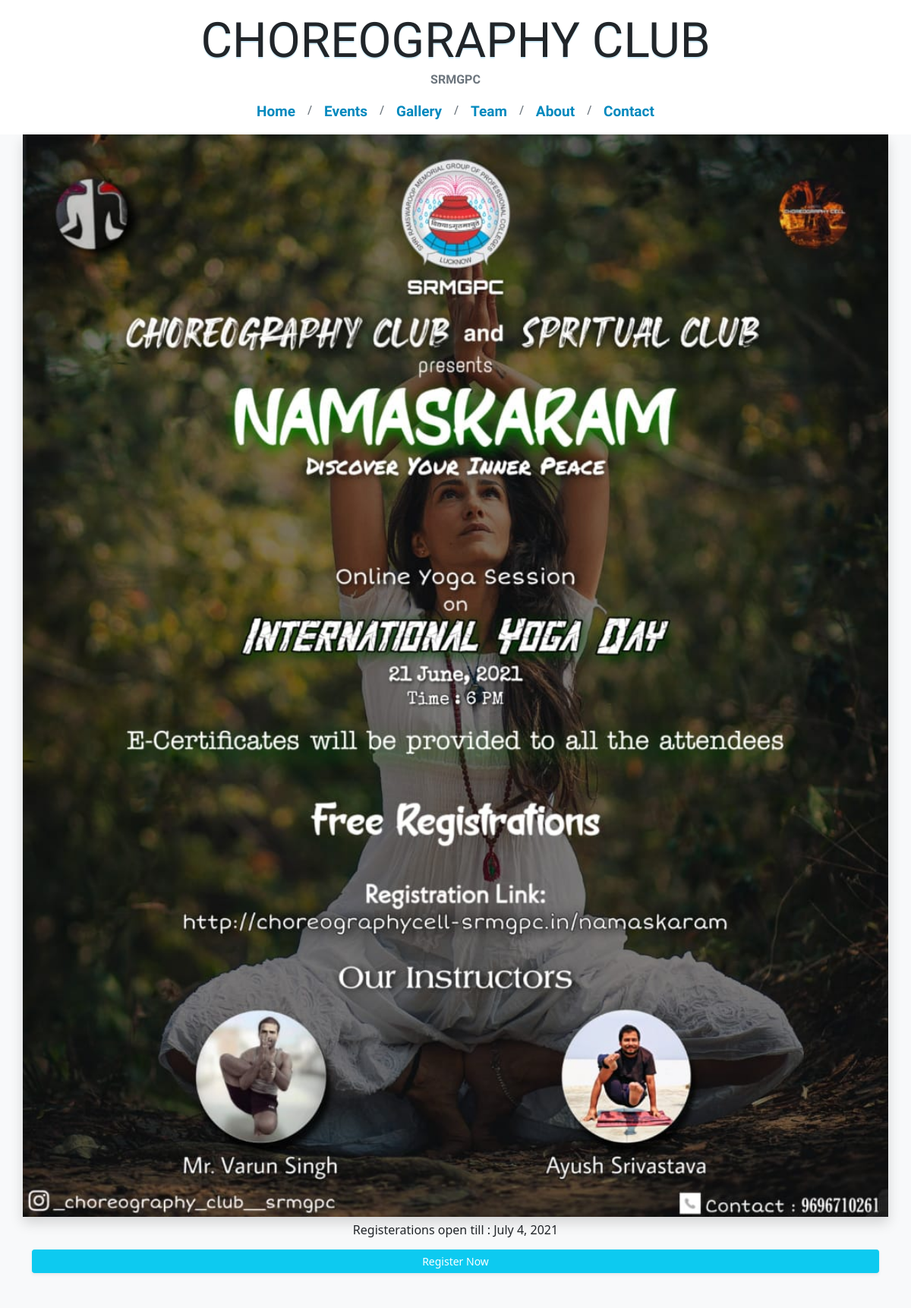
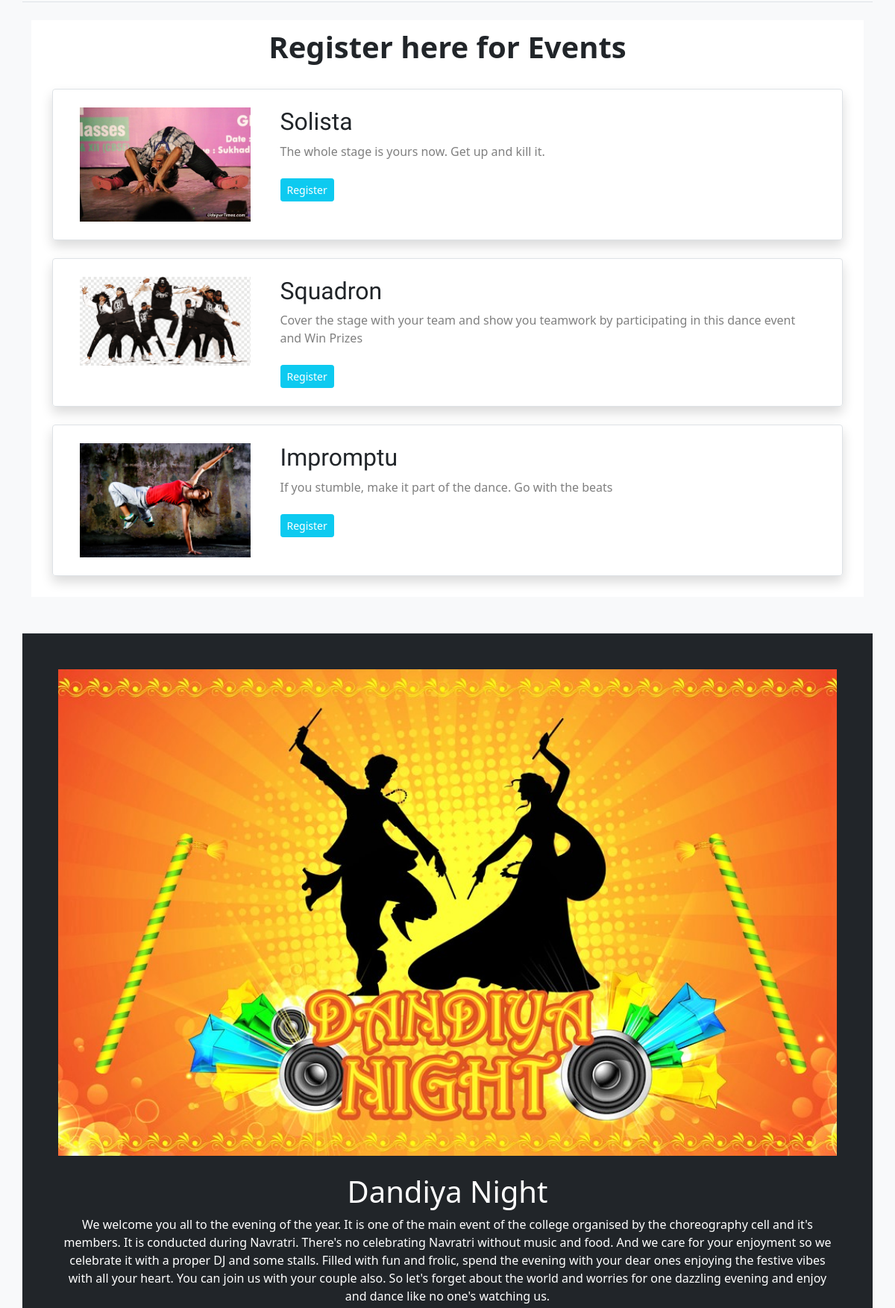
Screenshot of /events/ (upper part) with the database file from the repository (2 pictures, top to bottom).
### stepcell/models.py (models this page shows, shortened)
class OngoingEvent(models.Model):
    id = models.AutoField(primary_key=True)
    event_name = models.CharField(max_length=200,null=True)
    event_poster = models.ImageField(upload_to="ongoingEvent/")
    event_registeration_date = models.DateField()
    event_link = models.CharField(help_text="registration page link for the event",max_length=300,null=True)

class AbhivyaktiEvent(models.Model):
    id = models.AutoField(primary_key=True)
    event_name = models.CharField(max_length=200,null=True)
    event_desc = models.CharField(max_length=400,null=True,help_text="about event")
    event_poster = models.ImageField(upload_to="abhivyaktiEvent/",help_text="your image should be in size ratio 3:2")
    event_link = models.CharField(help_text="registration page link for the event",default="#",max_length=300,null=True)

class AbhivyaktiPerformingEvent(models.Model):
    id = models.AutoField(primary_key=True)
    event_name = models.CharField(max_length=200,null=True)
    event_desc = models.CharField(max_length=1000,null=True,help_text="about event")
    event_poster = models.ImageField(upload_to="abhivyaktiEvent/",help_text="your image should be in size ratio 3:2")

### stepcell/views.py (the view)
# urls.py: path("events/",views.eventPage,name="eventPage"),
def eventPage(request):
    ongoingEvent = OngoingEvent.objects.all()
    abhivyaktiEvent = AbhivyaktiEvent.objects.all()
    abhivyaktiPerforming = AbhivyaktiPerformingEvent.objects.all()
    context = {
        'ongoingEvent':ongoingEvent,
        'abhivyaktiEvent':abhivyaktiEvent,
        'abhivyaktiPerforming':abhivyaktiPerforming,
    }
    return render(request,'event.html',context)

### templates/event.html (shortened to what this page needs)
{% extends 'base.html' %}
{% load static %}
{% block title %}
<link rel="stylesheet" href="{% static 'css/event.css' %}">
{% endblock %}
{% block body %}
<div>
    {% for i in ongoingEvent %}
    <div class="container-xl px-xxl-5 px-0">
        <img src="{{ i.event_poster.url }}" alt="" class="img-fluid shadow w-100">
        <h6 class="text-center mb-0 mt-2">Registerations open till : {{ i.event_registeration_date }}</h6>
        <div class="container mt-3">
            <div class="d-grid gap-2">
                <a href="{{ i.event_link }}" class="btn btn-info shadow-sm btn-sm text-white">Register Now</a>
            </div>
        </div>
    </div>
    {% endfor %}
</div>
<div class="container mt-5 border-top">
    <div class="container bg-white mt-4 p-1">
        <h2 class="text-dark text-center py-2 fw-bold display-6">Register here for Events</h2>
        {% for i in abhivyaktiEvent %}
        <div class="row shadow border rounded p-lg-4 p-lg-2 py-3 m-lg-4 m-3">
            <div class="col-lg-3">
                <div>
                    <img src="{{ i.event_poster.url }}" alt="" class="img-fluid">
                </div>
            </div>
            <div class="col-lg-9">
                <div class="px-lg-3 px-0">
                    <h2 class="mt-lg-0 mt-2 eventName">{{ i.event_name }}</h2>
                    <p class="text-black-50">{{ i.event_desc }}</p>
                    <a href="{{ i.event_link }}" class="btn btn-info btn-sm text-white mt-lg-2 mt-0">Register</a>
                </div>
            </div>
        </div>
        {% endfor %}
    </div>
</div>
<div class="d-flex flex-column justify-content-center align-items-center mt-5">
    {% for i in abhivyaktiPerforming %}
    <div class="container d-flex flex-column p-lg-5 p-4 bg-dark mx-5 border-top">
        <img src="{{ i.event_poster.url }}" alt="" class='img-fluid'>
        <h1 class='text-center mt-lg-4 mt-3 text-white'>{{ i.event_name }}</h1>
        <p class='text-center text-white'>{{ i.event_desc }}</p>
    </div>
    {% endfor %}
</div>
{% endblock %}

### templates/base.html (shortened to what this page needs)
<!doctype html>
<html lang="en">
{% load static %}
<head>
    <link href="https://cdn.jsdelivr.net/npm/bootstrap@5.0.2/dist/css/bootstrap.min.css" rel="stylesheet"
>
    {% block title %}{% endblock %}
</head>
<body class='bg-light'>
    <nav class='bg-white p-3 pb-0 position-sticky top-0 start-0'>
        <h1 class="text-center mb-0 display-3" id="title">CHOREOGRAPHY CLUB</h1>
        <div class="d-flex justify-content-center">
            <a href="#" class='text-center text-decoration-none text-secondary fw-bold mt-lg-0 mt-1' id="college_name">SRMGPC</a>
        </div>
        <div class="d-flex justify-content-center mt-3">
            <ol class="breadcrumb d-flex justify-content-center">
                <li class="breadcrumb-item"><a href="{% url 'homePage' %}"
                        class='text-decoration-none breadcrumb_link mx-lg-2 mx-0'>Home</a></li>
                <li class="breadcrumb-item"><a href="{% url 'eventPage' %}"
                        class='text-decoration-none breadcrumb_link mx-lg-2 mx-0'>Events</a></li>
                <li class="breadcrumb-item"><a href="{% url 'galleryPage' %}"
                        class='text-decoration-none breadcrumb_link mx-lg-2 mx-0'>Gallery</a></li>
                <li class="breadcrumb-item">
                    <a class="breadcrumb_link text-decoration-none mx-lg-2 mx-0" href="#" id="dropdownMenuLink"
                        data-bs-toggle="dropdown">
                        Team
                    </a>
                </li>
                <li class="breadcrumb-item"><a href="{% url 'aboutPage' %}"
                        class='text-decoration-none breadcrumb_link mx-lg-2 mx-0'>About</a></li>
                <li class="breadcrumb-item"><a href="{% url 'contactPage' %}"
                        class='text-decoration-none breadcrumb_link mx-lg-2 mx-0'>Contact</a></li>
            </ol>
        </div>
    </nav>
    {% block body %}
    {% endblock %}
</body>
</html>

### static/css/event.css (style rules this page uses)
.eventName { font-family: 'Amaranth', sans-serif; }

### templates/base.html (style rules this page uses)
nav { z-index: 2; }
#title { font-family: 'Rye', cursive; text-shadow: 0px 1px 0px rgb(196, 230, 247); }
#college_name { font-family: 'Bellefair', serif; }
.breadcrumb_link { color: rgb(0, 137, 190); font-size: 15px; font-weight: bold; font-family: 'Jaldi', sans-serif; }
@media only screen and (min-width:1024px) { .breadcrumb_link { font-weight: bold; font-size: 19px; } }
@media only screen and (min-width:1024px) { #title { font-family: 'Rye', cursive; text-shadow: 0px 2px 0px rgb(212, 239, 252); } }

### rows the page displays
OngoingEvent: event_poster (picture), event_registeration_date "July 4, 2021"
AbhivyaktiEvent: event_poster (picture), event_name "Solista", event_desc "The whole stage is yours now. Get up and kill it."
AbhivyaktiEvent: event_poster (picture), event_name "Squadron", event_desc "Cover the stage with your team and show you teamwork by participating in this dance event and Win Prizes"
AbhivyaktiEvent: event_poster (picture), event_name "Impromptu", event_desc "If you stumble, make it part of the dance. Go with the beats"
AbhivyaktiPerformingEvent: event_poster (picture), event_name "Dandiya Night", event_desc "We welcome you all to the evening of the year. It is one of the main event of the college organised by the choreography cell and it's members. It is conducted during Navratri. There's no celebrating Navratri without music and food. And we care for your enjoyment so we celebrate it with a proper DJ and some stalls. Filled with fun and frolic, spend the evening with your dear ones enjoying the festive vibes with all your heart. You can join us with your couple also. So let's forget about the world and worries for one dazzling evening and enjoy and dance like no one's watching us."
